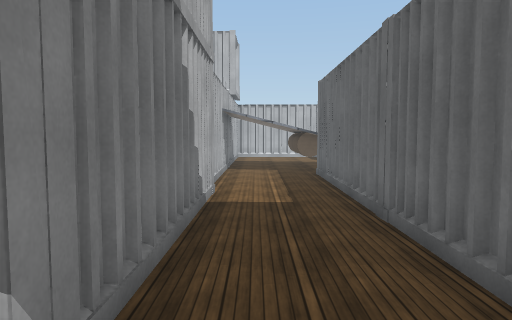
[1] (above)

24 first-person views from a walk through a Unity game level. The camera is 1.5 m above the floor, tilts 4° down and sees 70° across. The floor is counted in squares, 1 m on a side. Each view is taken from the middle of a square. On the plan, view 1 faces up. The plan holds only what a view shows up to about 16 squares ahead; the rest is blank. The place goes on beyond the plan. Surface patterns are stand-ins for the level's own textures.

[2]
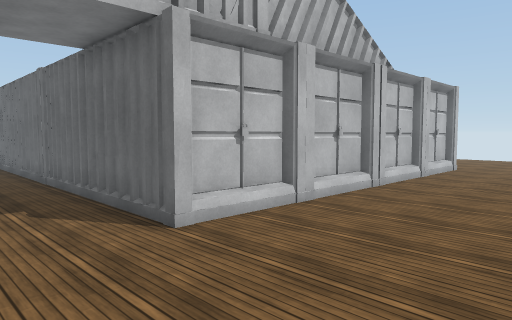

[3]
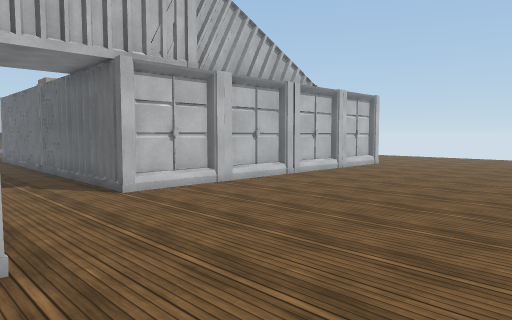

[4]
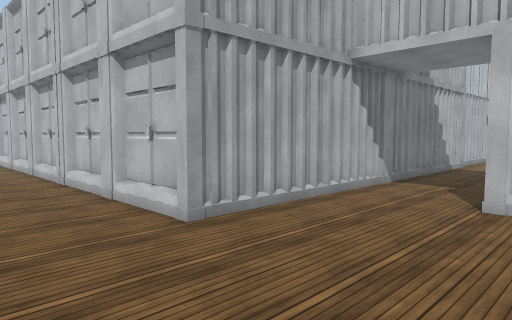

[5]
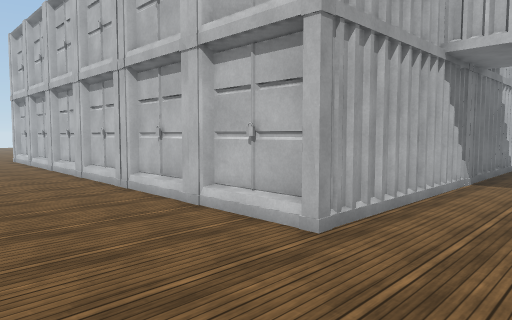

[6]
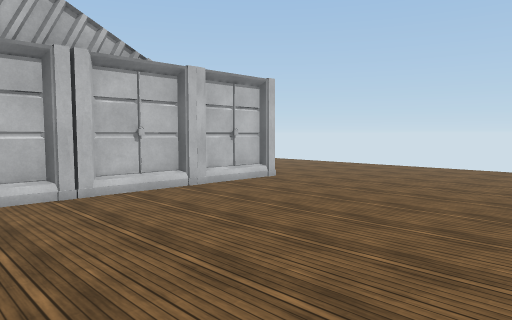

[7]
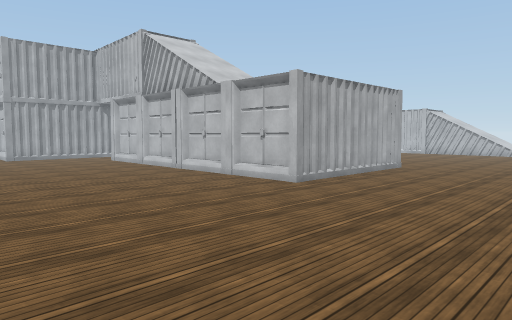

[8]
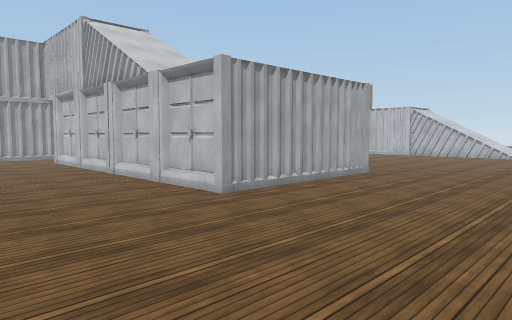

[9]
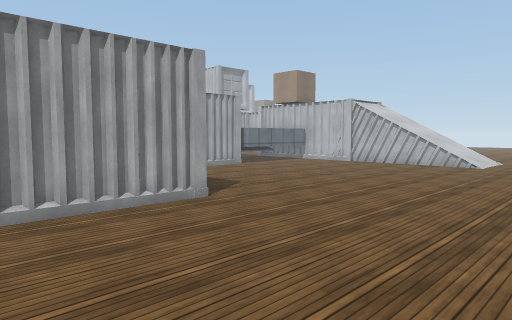

[10]
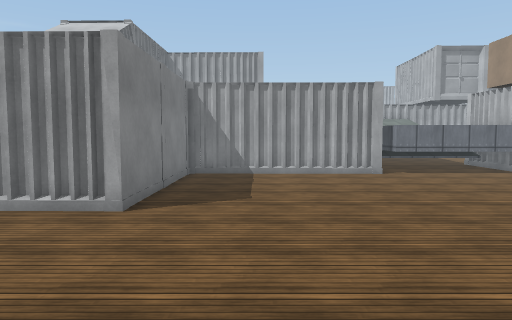

[11]
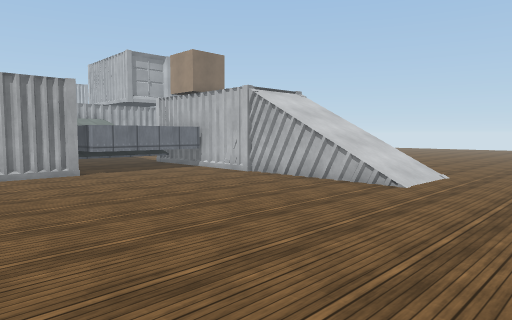

[12]
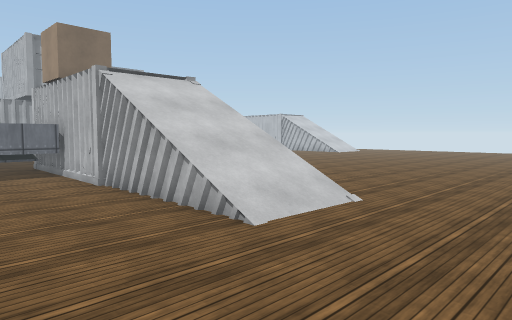

[13]
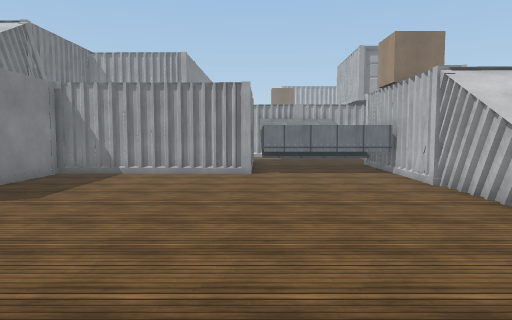

[14]
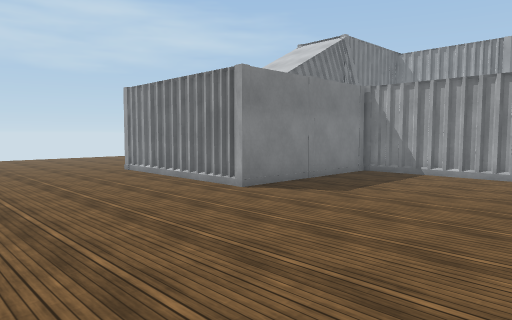

[15]
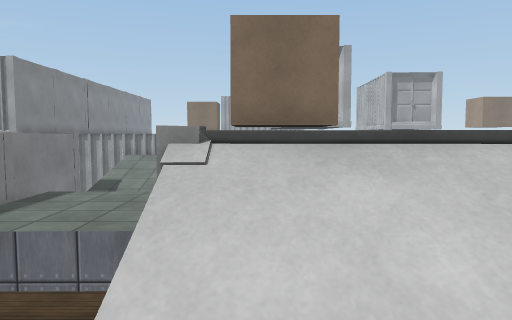

[16]
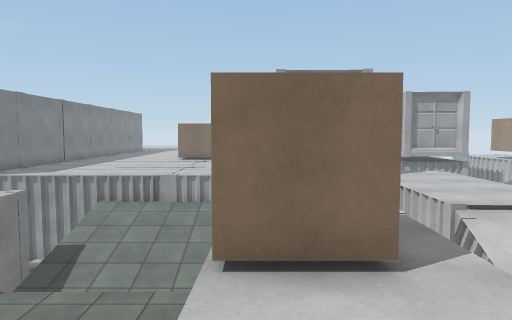

[17]
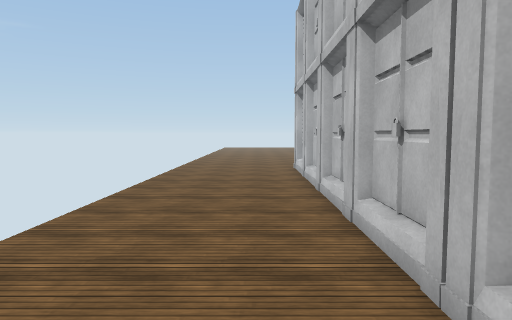

[18]
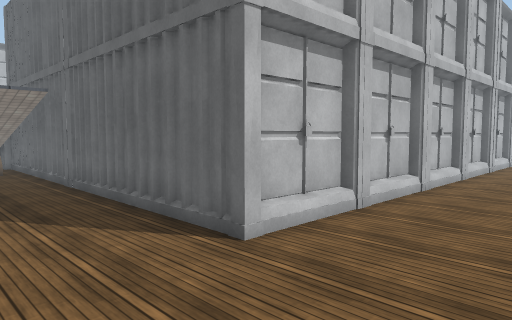

[19]
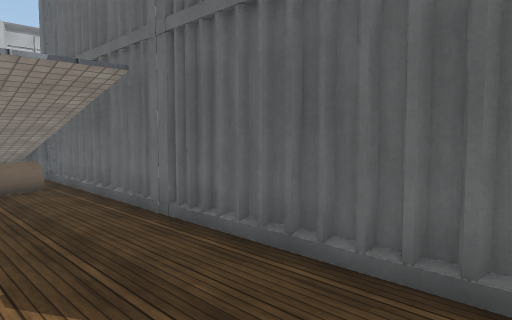

[20]
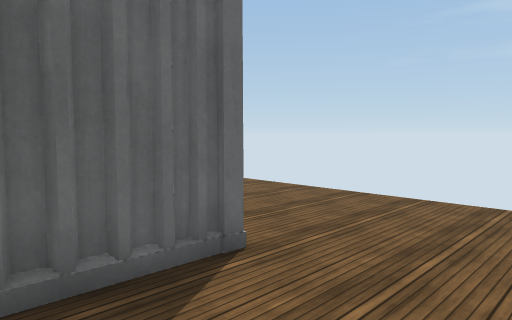

[21]
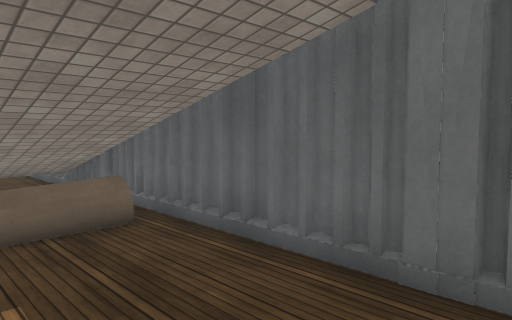

[22]
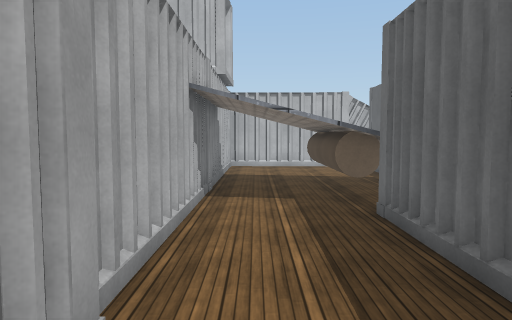

[23]
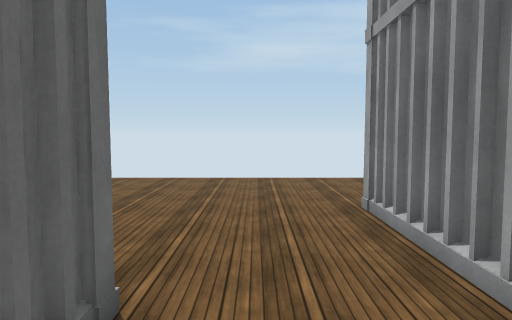

[24]
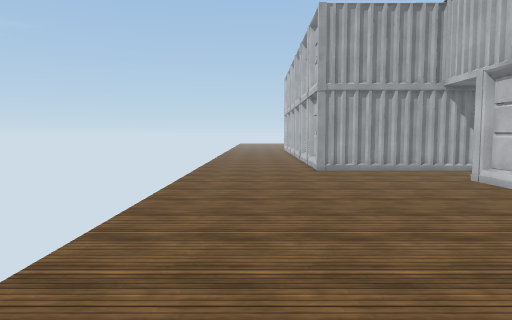

### Floor plan
Key: @ floor where view 1 was taken; # wall or solid block; . main floor; : floor 3.5 m higher than the main floor; / step, stairs or slope; = window, fence, low wall or low ledge; ^ raised ledge; v drop or lower ground; C cube; O other object.
Columns run from 25 left of view 1 to 23 right of it. Each row starts with its distance up from view 1.
 21                         O.... O CC   ://////....
 20                         O.....OCCC   ://////....
 19                         O..^^^^^^^^vOOvvvv=.....
 18                        OO..^^^^^^^^.............
 17                         #..^^^^^^^^.............
 16                      O OO..^^^^^^^^.............
 15    .O                O OO..^^^^^^^^..............
 14    ^O                O OO..###  ###..............
 13     O                O OO..OO     #.............
 12     O                O OO..O      O.............
 11    OO                O OO..O      O.............
 10    OO                OOOO..O      O.............
  9    ^O                   O..O      O..............
  8    ^O                   O..O      #.............
  7  ^^^O                   O..O      #.............
  6  ...O                   O..O      ########......
  5  ...O                   O..O             O......
  4  ...O                   O..O             O......
  3  ...O                   O..O             O.....
  2  ...O                   O..O             O.....
  1 ....O                   O..O             O.......
  0  ...O                   O@.O             O......
 -1  ...O                   O..OOOO#OO#OOOOOO#......
 -2 ....O                   O.......................
 -3  ...O                   O.......................
 -4 ....O                   O.......................
 -5  ...OOOOOOOOOOOOOOOOOOOOO........................
 -6  ................................................
 -7  ................................................
 -8  ..............................................
 -9 .................. ...........................
-10  ................     ...............           .

Where each view was taken, in squares from view 1:
view 1: 0 up, 0 right, facing up
view 2: 6 down, 1 left, facing up-right
view 3: 10 down, 2 left, facing up-right
view 4: 9 down, 4 right, facing up-left
view 5: 10 down, 2 right, facing up-left
view 6: 10 down, 6 right, facing up-right
view 7: 10 down, 23 right, facing up-left
view 8: 7 down, 23 right, facing up-left
view 9: 1 up, 23 right, facing up-left
view 10: 9 up, 23 right, facing left
view 11: 9 up, 23 right, facing up-left
view 12: 15 up, 23 right, facing up-left
view 13: 14 up, 23 right, facing left
view 14: 14 up, 23 right, facing down-left
view 15: 20 up, 15 right, facing left
view 16: 20 up, 12 right, facing left
view 17: 7 down, 5 left, facing left
view 18: 9 down, 25 left, facing up-right
view 19: 4 down, 25 left, facing up-right
view 20: 2 down, 25 left, facing down-right
view 21: 1 up, 25 left, facing up-right
view 22: 7 up, 0 right, facing up
view 23: 2 up, 1 right, facing down
view 24: 8 down, 14 right, facing left
